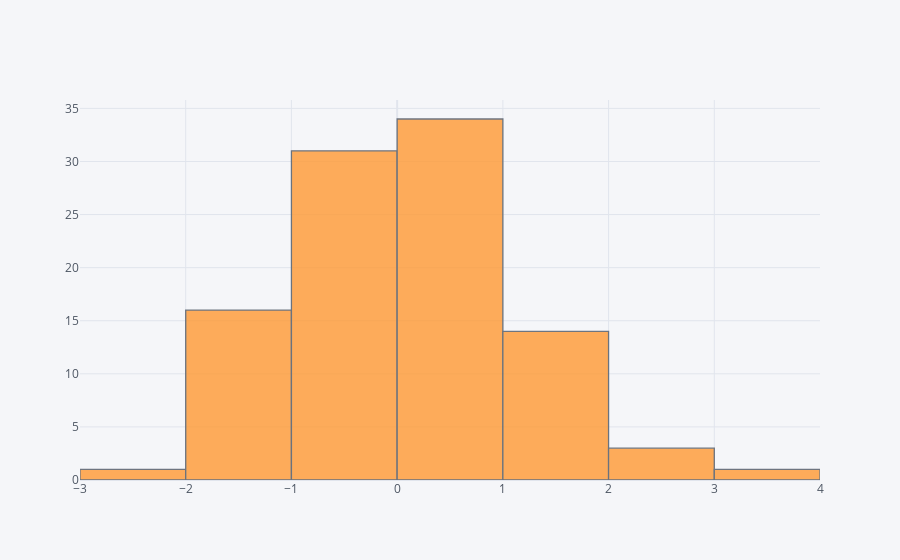

The notebook cell saved with this chart:
### Code cell
df1['A'].iplot(kind='hist', bins=7)

### Figure 1 — Plotly figure (JSON) as saved in the notebook; plotly's stock layout.template omitted (floating-point values rounded to 4 significant figures)
{"data": [{"histfunc": "count", "histnorm": "", "marker": {"color": "rgba(255, 153, 51, 1.0)", "line": {"color": "#4D5663", "width": 1.3}}, "name": "A", "nbinsx": 7, "opacity": 0.8, "orientation": "v", "type": "histogram", "x": [-0.2716, -1.326, 0.09509, 0.5678, -1.77, 0.8193, 0.4284, 0.4889, -0.1389, -1.664, -0.6874, 0.9407, -0.6908, 1.281, 0.1952, -0.9617, -0.3408, 0.405, 1.026, 0.1979, 0.4473, -0.7464, -0.7463, 1.861, -1.192, 0.337, -0.01999, -1.037, -0.9183, 1.051, 1.423, 0.9388, -0.6006, -1.558, 0.7729, -0.7886, 0.8276, -0.5888, 0.608, 1.182, -0.4677, -1.175, 0.1254, 0.8444, 0.4837, 0.2627, 0.2561, -0.3448, -1.063, 0.3853, 1.665, 1.018, 1.74, 0.9772, -0.1135, 1.913, -0.0792, 0.1924, -1.218, 1.525, 0.4252, -0.6917, -1.091, 0.1479, -0.7694, -0.9591, -0.1151, 0.06717, -0.8101, 0.7496, 0.1726, -1.612, 2.064, 1.354, 0.3972, -1.607, -0.8476, 2.265, -0.04304, -1.397, 1.361, -2.033, 0.4937, -1.226, -0.4813, 3.056, -0.2653, -0.5031, 2.017, 0.6138, 0.5652, -0.7608, 0.159, -1.152, -1.304, -0.5164, 0.5326, -0.235, -0.007529, 1.181]}], "layout": {"barmode": "overlay", "legend": {"bgcolor": "#F5F6F9", "font": {"color": "#4D5663"}}, "paper_bgcolor": "#F5F6F9", "plot_bgcolor": "#F5F6F9", "title": {"font": {"color": "#4D5663"}}, "xaxis": {"gridcolor": "#E1E5ED", "showgrid": true, "tickfont": {"color": "#4D5663"}, "title": {"font": {"color": "#4D5663"}, "text": ""}, "zerolinecolor": "#E1E5ED"}, "yaxis": {"gridcolor": "#E1E5ED", "showgrid": true, "tickfont": {"color": "#4D5663"}, "title": {"font": {"color": "#4D5663"}, "text": ""}, "zerolinecolor": "#E1E5ED"}}}
